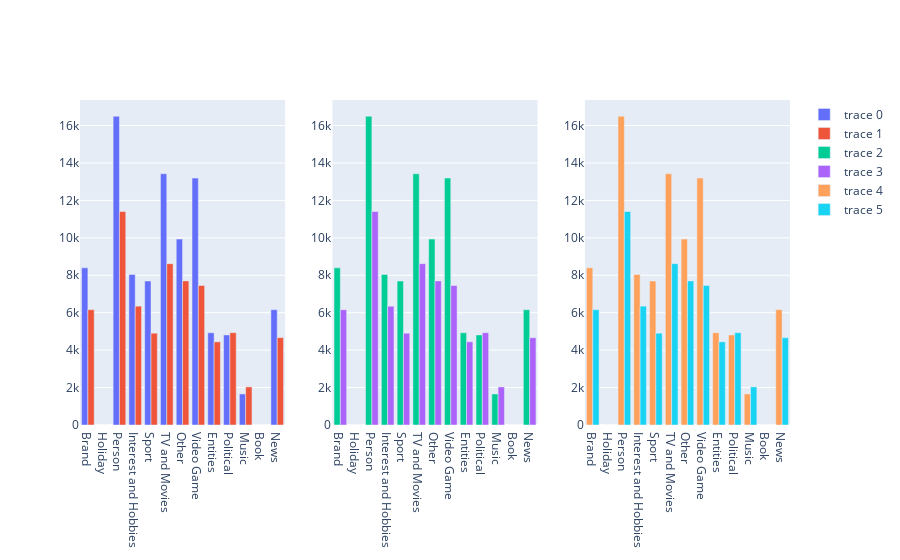

The code cell stored with this chart in its notebook:
### Code cell
fig = make_subplots(1, 3)
for i in range(1, 4):
    fig.add_trace(go.Bar(x=topics_categories, y=df_retweeters_chars_10['Average Retweeters Followers First Half']), 1, i)
    fig.add_trace(go.Bar(x=topics_categories, y=df_retweeters_chars_10['Average Retweeters Followers Second Half']), 1, i)
fig.update_xaxes(matches='x')
fig.show()

### Figure 1 — Plotly figure (JSON) as saved in the notebook; plotly's stock layout.template omitted (floating-point values rounded to 4 significant figures)
{"data": [{"x": ["Brand", "Holiday", "Person", "Interest and Hobbies", "Sport", "TV and Movies", "Other", "Video Game", "Entities", "Political", "Music", "Book", "News"], "y": [8397.0, 0.0, 16500.0, 8041.0, 7691.0, 13420.0, 9932.0, 13190.0, 4928.0, 4811.0, 1659.0, 0.0, 6162.0, 7200.0, 10230.0, 4381.0, 5575.0, 9910.0, 8684.0, 2372.0, 4392.0, 7298.0, 4420.0, 485.0, 7472.0, 12740.0, 11830.0, 6285.0, 6046.0, 14650.0, 7675.0, 6824.0, 5461.0, 17370.0, 11850.0, 3539.0, 33710.0, 7249.0], "type": "bar", "xaxis": "x", "yaxis": "y"}, {"x": ["Brand", "Holiday", "Person", "Interest and Hobbies", "Sport", "TV and Movies", "Other", "Video Game", "Entities", "Political", "Music", "Book", "News"], "y": [6161.0, 0.0, 11410.0, 6349.0, 4905.0, 8621.0, 7700.0, 7453.0, 4443.0, 4931.0, 2035.0, 0.0, 4665.0, 4997.0, 7484.0, 4215.0, 4410.0, 6791.0, 5206.0, 2406.0, 4144.0, 7038.0, 3937.0, 588.7, 5810.0, 8421.0, 7593.0, 5044.0, 5539.0, 8773.0, 6064.0, 6226.0, 3954.0, 17970.0, 7569.0, 4880.0, 20750.0, 5492.0], "type": "bar", "xaxis": "x", "yaxis": "y"}, {"x": ["Brand", "Holiday", "Person", "Interest and Hobbies", "Sport", "TV and Movies", "Other", "Video Game", "Entities", "Political", "Music", "Book", "News"], "y": [8397.0, 0.0, 16500.0, 8041.0, 7691.0, 13420.0, 9932.0, 13190.0, 4928.0, 4811.0, 1659.0, 0.0, 6162.0, 7200.0, 10230.0, 4381.0, 5575.0, 9910.0, 8684.0, 2372.0, 4392.0, 7298.0, 4420.0, 485.0, 7472.0, 12740.0, 11830.0, 6285.0, 6046.0, 14650.0, 7675.0, 6824.0, 5461.0, 17370.0, 11850.0, 3539.0, 33710.0, 7249.0], "type": "bar", "xaxis": "x2", "yaxis": "y2"}, {"x": ["Brand", "Holiday", "Person", "Interest and Hobbies", "Sport", "TV and Movies", "Other", "Video Game", "Entities", "Political", "Music", "Book", "News"], "y": [6161.0, 0.0, 11410.0, 6349.0, 4905.0, 8621.0, 7700.0, 7453.0, 4443.0, 4931.0, 2035.0, 0.0, 4665.0, 4997.0, 7484.0, 4215.0, 4410.0, 6791.0, 5206.0, 2406.0, 4144.0, 7038.0, 3937.0, 588.7, 5810.0, 8421.0, 7593.0, 5044.0, 5539.0, 8773.0, 6064.0, 6226.0, 3954.0, 17970.0, 7569.0, 4880.0, 20750.0, 5492.0], "type": "bar", "xaxis": "x2", "yaxis": "y2"}, {"x": ["Brand", "Holiday", "Person", "Interest and Hobbies", "Sport", "TV and Movies", "Other", "Video Game", "Entities", "Political", "Music", "Book", "News"], "y": [8397.0, 0.0, 16500.0, 8041.0, 7691.0, 13420.0, 9932.0, 13190.0, 4928.0, 4811.0, 1659.0, 0.0, 6162.0, 7200.0, 10230.0, 4381.0, 5575.0, 9910.0, 8684.0, 2372.0, 4392.0, 7298.0, 4420.0, 485.0, 7472.0, 12740.0, 11830.0, 6285.0, 6046.0, 14650.0, 7675.0, 6824.0, 5461.0, 17370.0, 11850.0, 3539.0, 33710.0, 7249.0], "type": "bar", "xaxis": "x3", "yaxis": "y3"}, {"x": ["Brand", "Holiday", "Person", "Interest and Hobbies", "Sport", "TV and Movies", "Other", "Video Game", "Entities", "Political", "Music", "Book", "News"], "y": [6161.0, 0.0, 11410.0, 6349.0, 4905.0, 8621.0, 7700.0, 7453.0, 4443.0, 4931.0, 2035.0, 0.0, 4665.0, 4997.0, 7484.0, 4215.0, 4410.0, 6791.0, 5206.0, 2406.0, 4144.0, 7038.0, 3937.0, 588.7, 5810.0, 8421.0, 7593.0, 5044.0, 5539.0, 8773.0, 6064.0, 6226.0, 3954.0, 17970.0, 7569.0, 4880.0, 20750.0, 5492.0], "type": "bar", "xaxis": "x3", "yaxis": "y3"}], "layout": {"xaxis": {"anchor": "y", "domain": [0.0, 0.2889], "matches": "x"}, "yaxis": {"anchor": "x", "domain": [0.0, 1.0]}, "xaxis2": {"anchor": "y2", "domain": [0.3556, 0.6444], "matches": "x"}, "yaxis2": {"anchor": "x2", "domain": [0.0, 1.0]}, "xaxis3": {"anchor": "y3", "domain": [0.7111, 1.0], "matches": "x"}, "yaxis3": {"anchor": "x3", "domain": [0.0, 1.0]}}}
